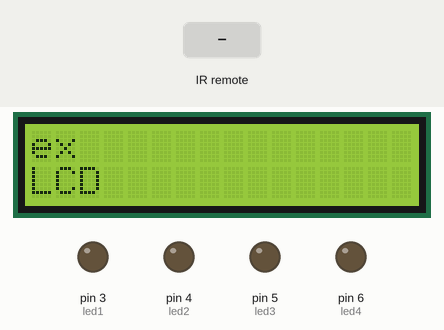
The sketch below on a simulated Arduino Uno, built with avr-gcc and run on an emulated ATmega328P. Parts: 16×2 character LCD, output pins drawn as LEDs (lit = HIGH). The inputs (shaded band) are chosen by the test bench. What the sketch prints to the serial monitor is not drawn.

Above: at 0.1 s.
4.3 s: infrared code 0xFF30CF received
At 5.3 s:
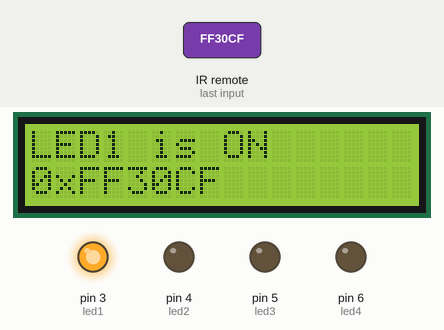
5.8 s: infrared code 0xFF7A85 received
At 6.5 s:
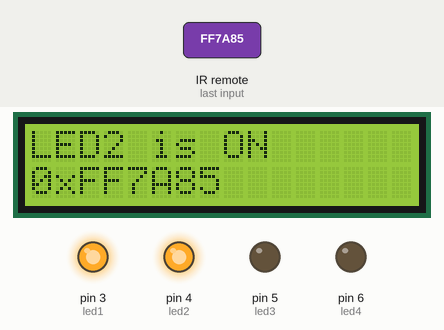
7.3 s: infrared code 0xFF18E7 received
At 7.7 s:
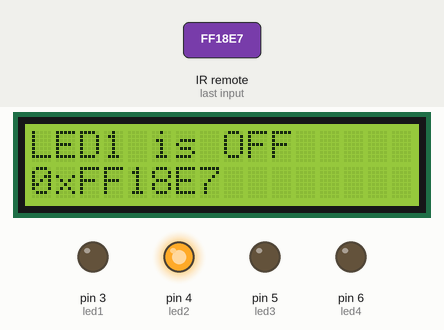
8.8 s: infrared code 0xFF38C7 received
At 10.0 s:
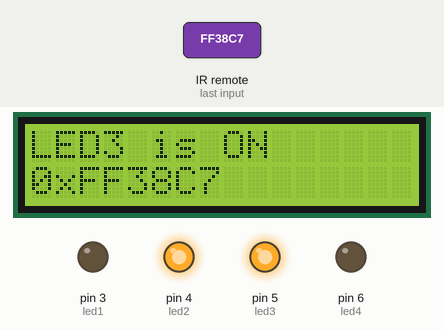
10.3 s: infrared code 0xFF10EF received
At 11.1 s:
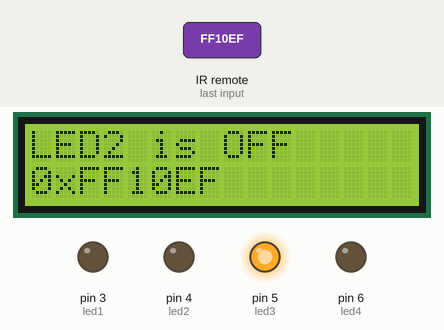
11.8 s: infrared code 0xFF42BD received
At 12.2 s:
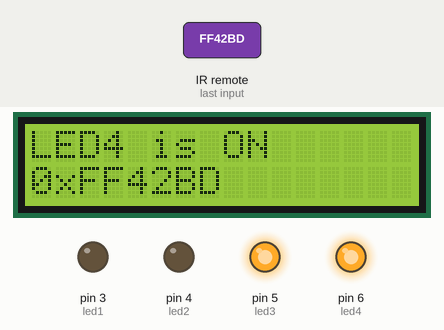
Timing chart, 0 to 14.3 s (numbered marks = the images above; inputs shaded):
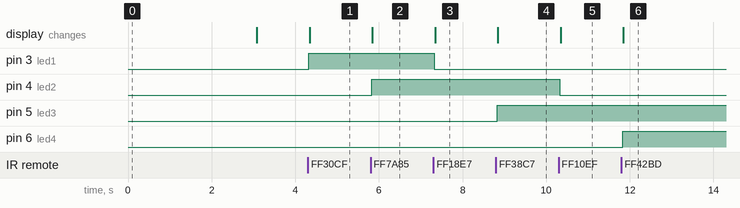

Measured:
- after the input at 4.3 s, pin 3 (led1): LOW → HIGH at once; the display: changes after 0.05 s (image 1)
- after the input at 5.8 s, pin 4 (led2): LOW → HIGH at once; the display: changes after 0.05 s (image 2)
- after the input at 7.3 s, pin 3 (led1): HIGH → LOW at once; the display: changes after 0.05 s (image 3)
- after the input at 8.8 s, pin 5 (led3): LOW → HIGH at once; the display: changes after 0.05 s (image 4)
- after the input at 10.3 s, pin 4 (led2): HIGH → LOW at once; the display: changes after 0.05 s (image 5)
- after the input at 11.8 s, pin 6 (led4): LOW → HIGH at once; the display: changes after 0.05 s (image 6)

The sketch:

AR07_remote_LCD.ino
```cpp
/*
 예제 8.2
 적외선 리모컨을 이용한 LED 제어
*/

// 적외선 리모컨 라이브러리를 불러온다.
#include <IRremote.h>
#include <LiquidCrystal_I2C.h>

LiquidCrystal_I2C lcd(0x27,16,2);
// 적외선 수신부가 연결될 핀을 설정한다.
int irPin = 11;

// LED에 연결된 핀을 설정한다.
int led1 = 3;
int led2 = 4;
int led3 = 5;
int led4 = 6;

// LED 제어용 코드 (리모컨에 맞게 수정한다)
long on1  = 0xFF30CF;
long off1 = 0xFF18E7;
long on2  = 0xFF7A85;
long off2 = 0xFF10EF;
long on3  = 0xFF38C7;
long off3 = 0xFF5AA5;
long on4  = 0xFF42BD;
long off4 = 0xFF4AB5;

// 적외선 수신부가 연결된 핀을 리모컨 수신 핀으로 설정한다.
IRrecv irrecv(irPin);

// 수신된 신호의 결과를 results 변수로 설정한다.
decode_results results;

void setup()
{
  // 시리얼 통신을 설정한다.
  Serial.begin(9600);

  // 적외선 리모컨 수신을 시작한다.
  irrecv.enableIRIn();

  // 13번 핀에 연결된 LED를 리모컨 수신시 점멸시킨다.
  irrecv.blink13(true);

  lcd.init();
  lcd.backlight();
  lcd.print("ex");
  lcd.setCursor(0,1);
  lcd.print("LCD");

  delay(3000);

  lcd.clear();
  pinMode(led1, OUTPUT);
  pinMode(led2, OUTPUT);
  pinMode(led3, OUTPUT);
  pinMode(led4, OUTPUT);
}

void loop()
{

  // 수신된 코드가 있을 때 실행한다.
  if (irrecv.decode(&results)){
    // 0xFFFFFFFF 값을 제외하고 출력한다.

    if(results.value != 0xFFFFFFFF){
      // 수신된 코드가 on1과 같을 때
      lcd.setCursor(0,0);
      lcd.print("              ");
      lcd.setCursor(0,1);
      lcd.print("              ");
      if(results.value == on1){
        digitalWrite(led1, HIGH);
        Serial.println("LED1 is ON");
        lcd.setCursor(0,0);
        lcd.print("LED1 is ON");
        lcd.setCursor(0,1);
        lcd.print("0xFF30CF");

      }
      // 수신된 코드가 off1과 같을 때
      if(results.value == off1){
        digitalWrite(led1, LOW);
        Serial.println("LED1 is OFF");
       lcd.setCursor(0,0);
        lcd.print("LED1 is OFF");
        lcd.setCursor(0,1);
        lcd.print("0xFF18E7");
      }
      // 수신된 코드가 on2와 같을 때
      if(results.value == on2){
        digitalWrite(led2, HIGH);
        Serial.println("LED2 is ON");
        lcd.setCursor(0,0);
        lcd.print("LED2 is ON");
        lcd.setCursor(0,1);
        lcd.print("0xFF7A85");
      }
      // 수신된 코드가 off2와 같을 때
      if(results.value == off2){
        digitalWrite(led2, LOW);
        Serial.println("LED2 is OFF");
        lcd.setCursor(0,0);
        lcd.print("LED2 is OFF");
        lcd.setCursor(0,1);
        lcd.print("0xFF10EF");
      }
      // 수신된 코드가 on3와 같을 때
      if(results.value == on3){
        digitalWrite(led3, HIGH);
        Serial.println("LED3 is ON");
        lcd.setCursor(0,0);
        lcd.print("LED3 is ON");
        lcd.setCursor(0,1);
        lcd.print("0xFF38C7");
      }
      // 수신된 코드가 off3와 같을 때
      if(results.value == off3){
        digitalWrite(led3, LOW);
        Serial.println("LED3 is OFF");
        lcd.setCursor(0,0);
        lcd.print("LED3 is OFF");
        lcd.setCursor(0,1);
        lcd.print("0xFF5AA5");
      }
    // 수신된 코드가 on4와 같을 때
      if(results.value == on4){
        digitalWrite(led4, HIGH);
        Serial.println("LED4 is ON");
        lcd.setCursor(0,0);
        lcd.print("LED4 is ON");
        lcd.setCursor(0,1);
        lcd.print("0xFF42BD");;
      }
    // 수신된 코드가 off4와 같을 때
      if(results.value == off4){
        digitalWrite(led4, LOW);
        Serial.println("LED4 is OFF");
        lcd.setCursor(0,0);
        lcd.print("LED4 is OFF");
        lcd.setCursor(0,1);
        lcd.print("0xFF4AB5");
      }
    };


    // 다음 수신을 위해서 준비한다.
    irrecv.resume();
  }
}
```
